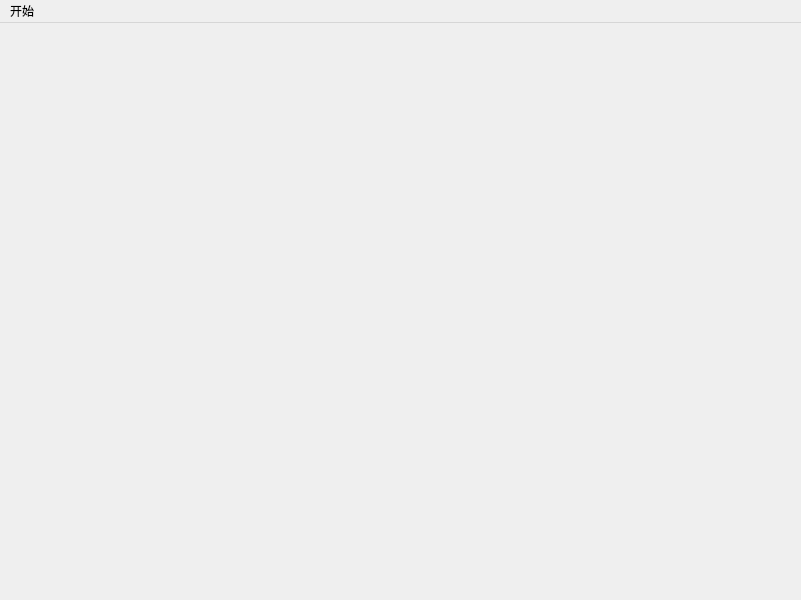
<?xml version="1.0" encoding="UTF-8"?>
<ui version="4.0">
 <class>MainScene</class>
 <widget class="QMainWindow" name="MainScene">
  <property name="geometry">
   <rect>
    <x>0</x>
    <y>0</y>
    <width>801</width>
    <height>600</height>
   </rect>
  </property>
  <property name="windowTitle">
   <string>MainScene</string>
  </property>
  <widget class="QWidget" name="centralwidget"/>
  <widget class="QMenuBar" name="menubar">
   <property name="geometry">
    <rect>
     <x>0</x>
     <y>0</y>
     <width>801</width>
     <height>25</height>
    </rect>
   </property>
   <widget class="QMenu" name="menustart">
    <property name="title">
     <string>开始</string>
    </property>
    <addaction name="action_close"/>
   </widget>
   <addaction name="menustart"/>
  </widget>
  <action name="action_start">
   <property name="text">
    <string>START</string>
   </property>
  </action>
  <action name="action_close">
   <property name="text">
    <string>关闭</string>
   </property>
  </action>
 </widget>
 <resources/>
 <connections/>
</ui>
